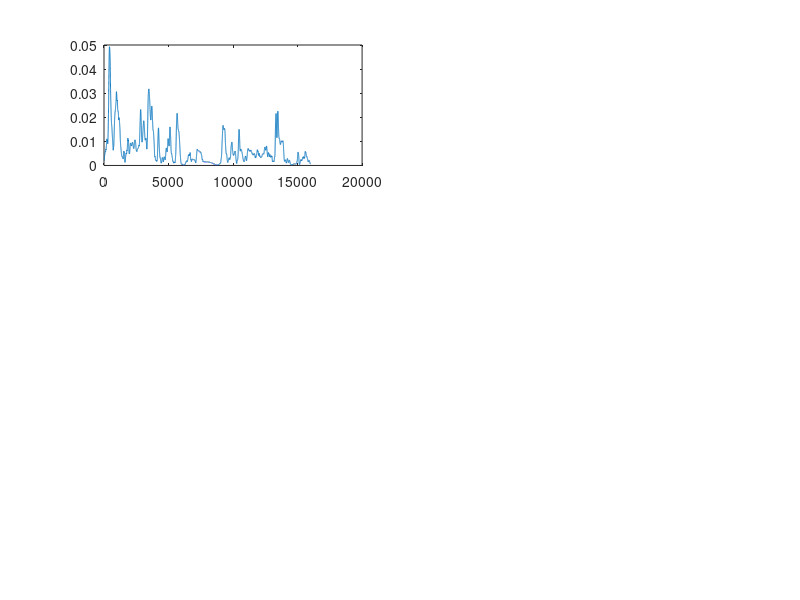

MATLAB code for this plot: (Note: this script raises an error after producing the figure.)
load('inov.mat');
load('finov.mat')
load('fail.mat')

inov = abs(inov);
finov = abs(finov);

xcruise = [70,70,90,90]*1e2;
w = 100;

figure

CX = subplot(3,2,1);
plot(movmean(inov(:,1),w)); hold on;
xline(13209,'--r');
plot(movmean(finov(:,1),w),'--');
patch(xcruise,[10e-10, 10e-1, 10e-1, 10e-10],[0 1 0],'FaceAlpha',0.15, 'EdgeAlpha', 0.2);

CX.YLim = [1e-8,1e-1];
CX.YScale = 'log';
CX.XLim = [1000 16000];
CX.XTick = (1000:2000:16000);
CX.XAxis.Exponent = 2;
CX.YAxis.Exponent = -2;

title('$C_{X} $','Interpreter','Latex','FontSize', 14);
ylabel('$\overline{\Delta}(k)\ [-]$','Interpreter','Latex');
grid on;

CY = subplot(3,2,2);
error_plt = plot(movmean(inov(:,4),w)); hold on;
fail = xline(13209,'--r');
errorloss_plt = plot(movmean(finov(:,4),w),'--');
pch = patch(xcruise,[10e-10, 10e-1, 10e-1, 10e-10],[0 1 0],'FaceAlpha',0.15, 'EdgeAlpha', 0.2);

CY.YLim = [1e-8,1e-1];
CY.YScale = 'log';
CY.XLim = [1000 16000];
CY.XTick = (1000:2000:16000);
CY.XAxis.Exponent = 2;
CY.YAxis.Exponent = -2;

title('$C_{Y} $','Interpreter','Latex','FontSize', 14);
legend ([error_plt, errorloss_plt, pch, fail],'RLS w/ reset','RLS w/ \lambda = 0.99', 'cruise flight','failure','FontSize', 9)
grid on;

CZ = subplot(3,2,3);
plot(movmean(inov(:,2),w)); hold on;
xline(13209,'--r');
plot(movmean(finov(:,2),w),'--');
patch(xcruise,[10e-10, 10e-1, 10e-1, 10e-10],[0 1 0],'FaceAlpha',0.15, 'EdgeAlpha', 0.2);

CZ.YLim = [1e-8,1e-1];
CZ.YScale = 'log';
CZ.XLim = [1000 16000];
CZ.XTick = (1000:2000:16000);
CZ.XAxis.Exponent = 2;
CZ.YAxis.Exponent = -2;

title('$C_{Z} $','Interpreter','Latex','FontSize', 14);
ylabel('$\overline{\Delta}(k)\ [-]$','Interpreter','Latex');
grid on;

Cl = subplot(3,2,4);
plot(movmean(inov(:,5),w)); hold on;
xline(13209,'--r');
plot(movmean(finov(:,5),w),'--');
patch(xcruise,[10e-10, 10e-1, 10e-1, 10e-10],[0 1 0],'FaceAlpha',0.15, 'EdgeAlpha', 0.2);

Cl.YLim = [1e-8,1e-1];
Cl.YScale = 'log';
Cl.XLim = [1000 16000];
Cl.XTick = (1000:2000:16000);
Cl.XAxis.Exponent = 2;
Cl.YAxis.Exponent = -2;

title('$C_{l} $','Interpreter','Latex','FontSize', 14);
grid on;

Cm = subplot(3,2,5);
plot(movmean(inov(:,3),w)); hold on;
xline(13209,'--r');
plot(movmean(finov(:,3),w),'--');
patch(xcruise,[10e-10, 10e-1, 10e-1, 10e-10],[0 1 0],'FaceAlpha',0.15, 'EdgeAlpha', 0.2);

Cm.YLim = [1e-8,1e-1];
Cm.YScale = 'log';
Cm.XLim = [1000 16000];
Cm.XTick = (1000:2000:16000);
Cm.XAxis.Exponent = 2;
Cm.YAxis.Exponent = -2;

title('$C_{m} $','Interpreter','Latex','FontSize', 14);
ylabel('$\overline{\Delta}(k)\ [-]$','Interpreter','Latex');
xlabel('$ k\ [-]$','Interpreter','Latex');

grid on;

Cn = subplot(3,2,6);
plot(movmean(inov(:,6),w)); hold on;
xline(13209,'--r');
plot(movmean(finov(:,6),w),'--');
patch(xcruise,[10e-10, 10e-1, 10e-1, 10e-10],[0 1 0],'FaceAlpha',0.15, 'EdgeAlpha', 0.2);

Cn.YLim = [1e-8,1e-1];
Cn.YScale = 'log';
Cn.XLim = [1000 16000];
Cn.XTick = (1000:2000:16000);
Cn.XAxis.Exponent = 2;
Cn.YAxis.Exponent = -3;

title('$C_{n} $','Interpreter','Latex','FontSize', 14);
xlabel('$ k\ [-]$','Interpreter','Latex');

grid on;

